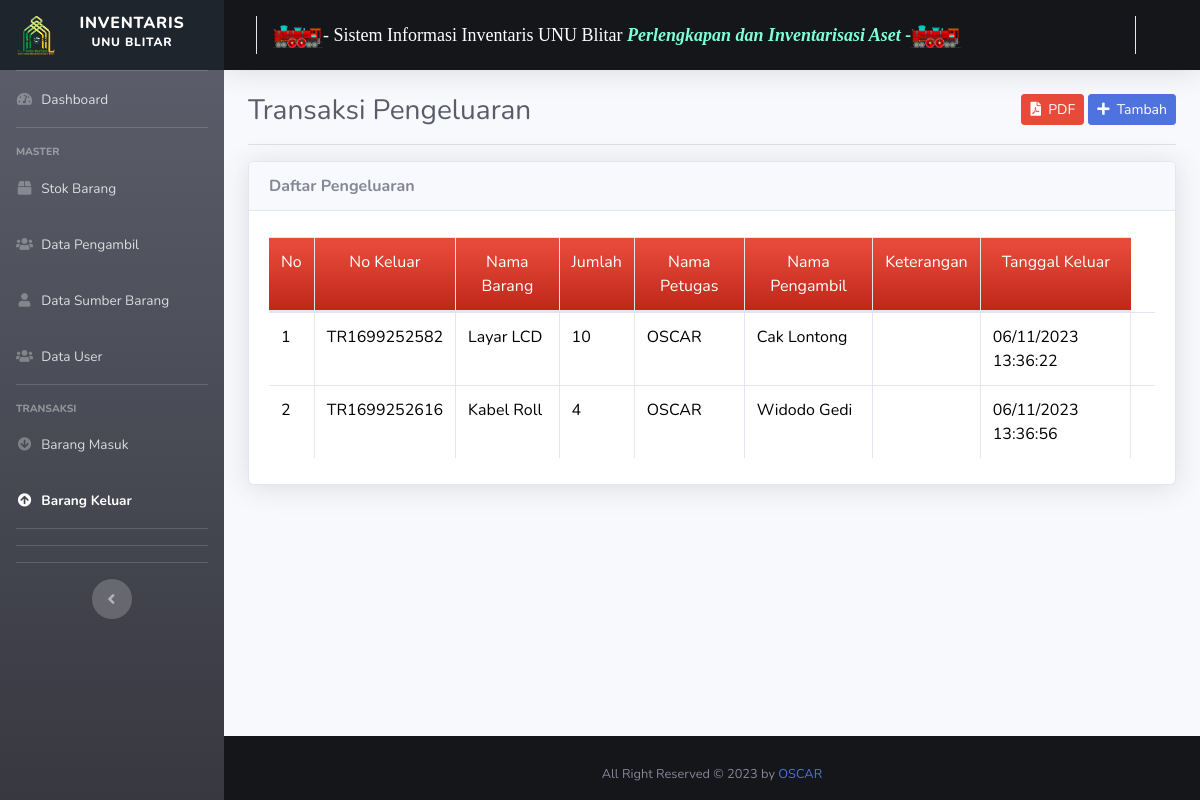
The page /index.php/pengeluaran on the database its author committed.
### tables this page shows
CREATE TABLE `pengeluaran` (
  `id` int(11) NOT NULL,
  `no_keluar` varchar(25) DEFAULT NULL,
  `tgl_keluar` varchar(25) DEFAULT NULL,
  `jam_keluar` varchar(10) DEFAULT NULL,
  `nama_customer` varchar(80) DEFAULT NULL,
  `nama_petugas` varchar(80) DEFAULT NULL
);

CREATE TABLE `detail_keluar` (
  `no_keluar` varchar(25) DEFAULT NULL,
  `nama_barang` varchar(80) DEFAULT NULL,
  `jumlah` int(11) DEFAULT NULL,
  `satuan` varchar(20) DEFAULT NULL,
  `keterangan` char(50) NOT NULL
);

### application/controllers/Pengeluaran.php (called while the page is built, shortened)
<?php
class Pengeluaran extends CI_Controller{
	public function __construct(){
		$this->data['aktif'] = 'pengeluaran';
		$this->load->model('M_barang', 'm_barang');
		$this->load->model('M_customer', 'm_customer');
		$this->load->model('M_pengeluaran', 'm_pengeluaran');
		$this->load->model('M_detail_keluar', 'm_detail_keluar');
	}
	public function index(){
		$this->data['title'] = 'Transaksi Pengeluaran';
		$this->data['all_pengeluaran'] = $this->m_pengeluaran->lihat();
		$this->data['no'] = 1;
		$this->load->view('pengeluaran/lihat', $this->data);
	}
}

### index.php (called while the page is built, shortened)
<?php
require_once BASEPATH.'core/CodeIgniter.php';

### application/models/M_pengeluaran.php (called while the page is built, shortened)
<?php
class M_pengeluaran extends CI_Model {
	protected $_table = 'pengeluaran';
	public function lihat(){
		$this->db->from($this->_table.' as p');
		$this->db->join('detail_keluar as dk','p.no_keluar=dk.no_keluar');
		$query=$this->db->get();
		return $query->result();
	}
}

### application/views/pengeluaran/lihat.php (the view, shortened to what this page needs)
<!DOCTYPE html>
<html lang="en">
<head>
	<?php $this->load->view('partials/head.php') ?>
</head>
<body id="page-top">
	<div id="wrapper">
		<?php $this->load->view('partials/sidebar.php') ?>
		<div id="content-wrapper" class="d-flex flex-column">
			<div id="content" data-url="<?= base_url('pengeluaran') ?>">
				<?php $this->load->view('partials/topbar.php') ?>
				<div class="container-fluid">
				<div class="clearfix">
					<div class="float-left">
						<h1 class="h3 m-0 text-gray-800"><?= $title ?></h1>
					</div>
					<div class="float-right">
						<a href="<?= base_url('pengeluaran/export') ?>" target="_blank" class="btn btn-danger btn-sm"><i class="fa fa-file-pdf"></i>&nbsp;&nbsp;PDF</a>
						<a href="<?= base_url('pengeluaran/tambah') ?>" class="btn btn-primary btn-sm"><i class="fa fa-plus"></i>&nbsp;&nbsp;Tambah</a>
					</div>
				</div>
				<hr>
				<div class="card shadow">
					<div class="card-header"><strong>Daftar Pengeluaran</strong></div>
					<div class="card-body">
						<div class="table-responsive">
							<table style="color: black;" class="table table-bordered" id="dataTable" width="100%" cellspacing="0">
								<thead style="text-align: center; color: white;" class="bg-gradient-danger">
									<tr>
										<td>No</td>
										<td>No Keluar</td>
										<td>Nama Barang</td>
										<td>Jumlah</td>
										<td>Nama Petugas</td>
										<td>Nama Pengambil</td>
										<td>Keterangan</td>
										<td>Tanggal Keluar</td>
									</tr>
								</thead>
								<tbody>
									<?php foreach ($all_pengeluaran as $pengeluaran): ?>
										<tr>
											<td><?= $no++ ?></td>
											<td><?= $pengeluaran->no_keluar ?></td>
											<td><?= $pengeluaran->nama_barang ?></td>
											<td><?= $pengeluaran->jumlah ?></td>
											<td><?= $pengeluaran->nama_petugas ?></td>
											<td><?= $pengeluaran->nama_customer ?></td>
											<td><?= $pengeluaran->keterangan ?></td>
											<td><?= $pengeluaran->tgl_keluar ?> <?= $pengeluaran->jam_keluar ?></td>
											<td>
										</tr>
									<?php endforeach ?>
								</tbody>
							</table>
						</div>
					</div>
				</div>
				</div>
			</div>
			<?php $this->load->view('partials/footer.php') ?>
		</div>
	</div>
</body>
</html>

### application/views/partials/head.php (shortened to what this page needs)
<link href="<?= base_url('sb-admin') ?>/vendor/fontawesome-free/css/all.min.css" rel="stylesheet" type="text/css">
<link href="<?= base_url('sb-admin') ?>/css/sb-admin-2.min.css" rel="stylesheet">
<link href="<?= base_url('sb-admin') ?>/vendor/datatables/dataTables.bootstrap4.min.css" rel="stylesheet">

### application/views/partials/sidebar.php (shortened to what this page needs)
<ul class="navbar-nav bg-gradient-dark sidebar sidebar-dark accordion" id="accordionSidebar">
			<a style="background-color: #1E252D;" class="sidebar-brand d-flex align-items-center justify-content-center" href="index.php">
				<div>
					<img style="width: 40px; height: 40px;"src="<?= base_url('sb-admin/img/logo.png'); ?>" alt="">
				</div>
				<div class="sidebar-brand-text mx-3">INVENTARIS <sup>UNU BLITAR</sup></div>
			</a>
			<hr class="sidebar-divider my-0" >
			<li class="nav-item <?= $aktif == 'dashboard' ? 'active' : '' ?>">
				<a class="nav-link" href="<?= base_url('dashboard') ?>">
					<i class="fas fa-fw fa-tachometer-alt"></i>
					<span >Dashboard</span></a>
			</li>
			<hr class="sidebar-divider">
			<div class="sidebar-heading">
				Master
			</div>
			<li class="nav-item <?= $aktif == 'barang' ? 'active' : '' ?>">
				<a class="nav-link" href="<?= base_url('barang') ?>">
					<i class="fas fa-fw fa-box"></i>
					<span>Stok Barang</span></a>
			</li>
			<li class="nav-item <?= $aktif == 'customer' ? 'active' : '' ?>">
				<a class="nav-link" href="<?= base_url('customer') ?>">
					<i class="fas fa-fw fa-users"></i>
					<span>Data Pengambil</span></a>
			</li>
			<li class="nav-item <?= $aktif == 'supplier' ? 'active' : '' ?>">
				<a class="nav-link" href="<?= base_url('supplier') ?>">
					<i class="fas fa-fw fa-user"></i>
					<span>Data Sumber Barang</span></a>
			</li>
			<li class="nav-item <?= $aktif == 'petugas' ? 'active' : '' ?>">
				<a class="nav-link" href="<?= base_url('petugas') ?>">
					<i class="fas fa-fw fa-users"></i>
					<span>Data User</span></a>
			</li>
			<hr class="sidebar-divider">
			<div class="sidebar-heading">
				Transaksi
			</div>
			<li class="nav-item <?= $aktif == 'penerimaan' ? 'active' : '' ?>">
				<a class="nav-link" href="<?= base_url('penerimaan') ?>">
				<i class="fas fa-fw fa-arrow-circle-down"></i>
					<span>Barang Masuk</span></a>
			</li>
			<li class="nav-item <?= $aktif == 'pengeluaran' ? 'active' : '' ?>">
				<a class="nav-link" href="<?= base_url('pengeluaran') ?>">
				<i class="fas fa-fw fa-arrow-circle-up"></i>
					<span>Barang Keluar</span></a>
			</li>
			<hr class="sidebar-divider">
			<hr class="sidebar-divider d-none d-md-block">
			<hr class="sidebar-divider d-none d-md-block">
			<div class="text-center d-none d-md-inline">
				<button class="rounded-circle border-0" id="sidebarToggle"></button>
			</div>
		</ul>

### application/views/partials/topbar.php (shortened to what this page needs)
<nav style="background-color: #15161A;" class="navbar navbar-expand navbar-light topbar mb-4 static-top shadow">
          <marquee><font size="4" style="color: white;" face="Copperplate Gothic Bold"><img style="width: 50px;" src="<?=base_url('sb-admin/img/train.gif')?>">- Sistem Informasi Inventaris UNU Blitar <b style="color: aquamarine;"><i>Perlengkapan dan Inventarisasi Aset -</b></i><img style="width: 50px;" src="<?=base_url('sb-admin/img/train.gif')?>"></font></marquee>
					<ul class="navbar-nav ml-auto">
						<li class="nav-item dropdown no-arrow">
							<a class="nav-link dropdown-toggle" href="#" id="userDropdown" role="button" data-toggle="dropdown" aria-haspopup="true" aria-expanded="false">
							</a>
						</li>
					</ul>
				</nav>

### application/views/partials/footer.php
<footer style="background-color: #15161A; height: 2%;" class="sticky-footer">
	<div class="container my-auto">
		<div class="copyright text-center my-auto">
			<span>All Right Reserved © 2023 by <a href="https://www.instagram.com/iskhand_are/" target="_blank">OSCAR</a></span>
		</div>
	</div>
</footer>

### rows shown on the page
pengeluaran: detail_keluar.no_keluar "TR1699252582", detail_keluar.nama_barang "Layar LCD", detail_keluar.jumlah "10", nama_petugas "OSCAR", nama_customer "Cak Lontong", tgl_keluar "06/11/2023", jam_keluar "13:36:22"
pengeluaran: detail_keluar.no_keluar "TR1699252616", detail_keluar.nama_barang "Kabel Roll", detail_keluar.jumlah "4", nama_petugas "OSCAR", nama_customer "Widodo Gedi", tgl_keluar "06/11/2023", jam_keluar "13:36:56"

### other values the page prints
$title "Transaksi Pengeluaran"
